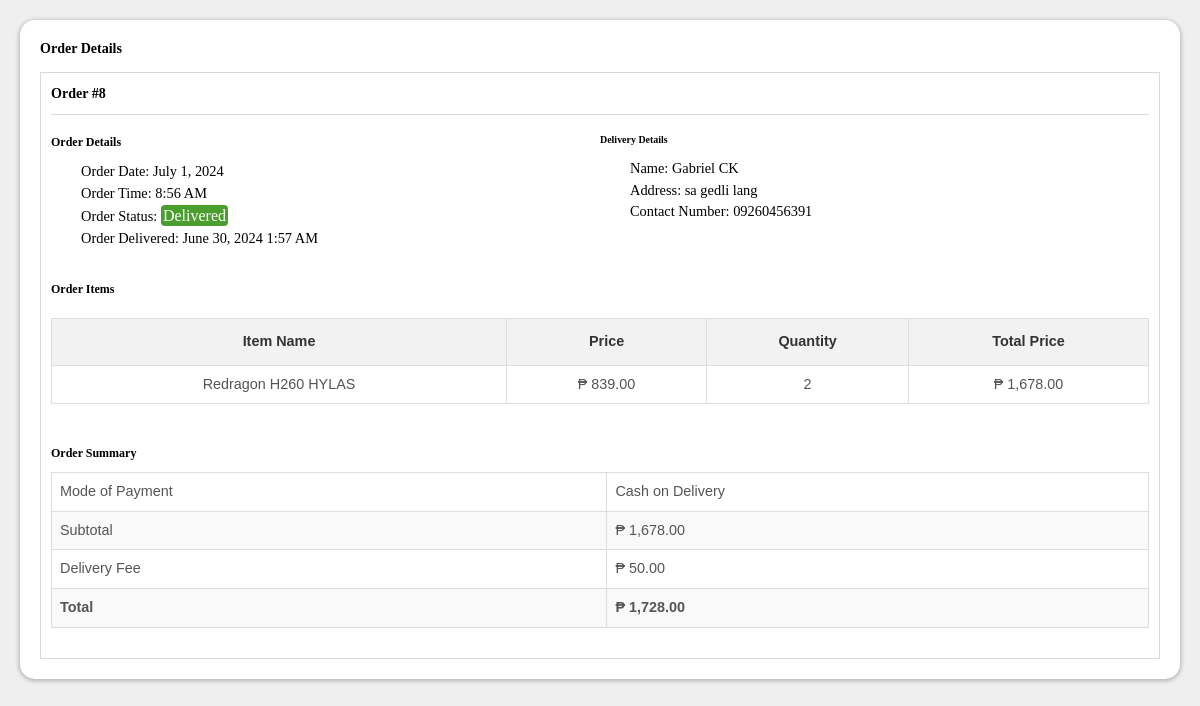
The page /admin/view_order_last.php?id=8 on the database its author committed.
### tables this page shows
CREATE TABLE `orders_prod` (
  `orderID` int(50) NOT NULL,
  `customerID` int(50) NOT NULL,
  `items` text NOT NULL,
  `shipID` int(50) NOT NULL,
  `payment` varchar(250) NOT NULL,
  `order_date` timestamp NOT NULL DEFAULT current_timestamp(),
  `status` varchar(100) NOT NULL,
  `total_amount` int(250) NOT NULL
);

CREATE TABLE `complete_orders` (
  `c_orderID` int(50) NOT NULL,
  `orderID` int(50) NOT NULL,
  `customerID` int(50) NOT NULL,
  `deliveryID` int(11) NOT NULL,
  `items` text NOT NULL,
  `total_amount` int(250) NOT NULL,
  `date_delivered` timestamp NOT NULL DEFAULT current_timestamp() ON UPDATE current_timestamp()
);

CREATE TABLE `customerinfo` (
  `customerID` int(100) NOT NULL,
  `name` text NOT NULL,
  `email` varchar(250) NOT NULL,
  `contactNum` varchar(100) NOT NULL,
  `address` varchar(250) NOT NULL,
  `password` varchar(100) NOT NULL
);

CREATE TABLE `shipping` (
  `shipID` int(50) NOT NULL,
  `customerID` int(50) NOT NULL,
  `address` text NOT NULL
);

### admin/view_order_last.php (the view, shortened to what this page needs)
<!DOCTYPE html>
<html lang="en">
<head>
    <link rel="stylesheet" href="css/dashboard.css">
    <link rel="stylesheet" href="../assets/font/inter.css">
    <link rel="stylesheet" href="../node_modules/bootstrap-icons/font/bootstrap-icons.css">
    <link rel="stylesheet" type="text/css" href="https://cdn.datatables.net/1.10.25/css/jquery.dataTables.css">
</head>
<body>
    <div class="dashboard-content">
        <?php
                        $servername = "localhost";
                        $username = "root";
                        $password = "";
                        $dbname = "th_db";
                        $conn = new mysqli($servername, $username, $password, $dbname);
                            $orderID = $_GET['id'];
                            $sql = "SELECT * FROM orders_prod where orderID = $orderID";
                            $results = $conn->query($sql);
                            $result = $conn->query($sql);
                            $rowz = $results->fetch_assoc();
                            $orderStatus = $rowz['status'];
                            function getBadgeClass($status) {
                                switch ($status) {
                                    case "delivered":
                                        return "badge bg-success";
                                }
                            }
                                $badgeClass = getBadgeClass($orderStatus);
                                $html = "<p  >Order Status: <span class=\"$badgeClass\" style= 'font-size:1rem;'>" . ucfirst($orderStatus) . "</span></p>";
                            $sql = "SELECT * FROM customerinfo where customerID = customerID";
                            $results = $conn->query($sql);
                            $rows = $results->fetch_assoc();
                            $sql5 = "SELECT date_delivered FROM complete_orders WHERE orderID = '$orderID'";
                            $result5 = $conn->query($sql5);
                            $date_delivered = "";
                            if ($result5->num_rows > 0) {
                                $row5 = $result5->fetch_assoc();
                                $date_delivered = $row5['date_delivered'];
                            }
        ?>
        <div class="wrapper-dashboard">
            <div class="flex-parent">
                <h3>Order Details</h3>
            </div><br>
            <div class="card-body">
<div class="flex-container">
        <h3>Order #<?php echo $rowz['orderID']?></h3>
    </div><br>
                                        <div class="row">
                                            <div class="col-sm-6">
                                                <h4>Order Details</h4>
                                                <div style="padding:10px 0 0 30px">
                                                    <?php
                                                    $order_date = $rowz['order_date'];
                                                    $dateTime = new DateTime($order_date);
                                                    $orderDate = $dateTime->format('F j, Y');
                                                    $orderTime = $dateTime->format('g:i A');
                                                    ?>
                                                    <p>Order Date: <?php echo $orderDate; ?></p>
                                                    <p>Order Time: <?php echo $orderTime; ?></p>
                                                    <?php echo $html?>
                                                    <p>Order Delivered: <?php echo !empty($date_delivered) ? (new DateTime($date_delivered))->format('F j, Y g:i A') : 'Not Yet Delivered'; ?></p>
                                                </div>
                                            </div>
                                            <div class="col-sm-6">
                                                <h5>Delivery Details</h5>
                                                <div style="padding:10px 0 0 30px">
                                                    <p>Name: <?php echo $rows['name']?></p>
                                                    <p>Address: <?php
                                                        $shipID = $rowz['shipID'];
                                                     $sql2 = "SELECT * FROM shipping where shipID = $shipID";
                                                    $resultz = $conn->query($sql2);
                                                    $rows2 = $resultz->fetch_assoc();
                                                    echo $rows2['address'];
                                                     ?></p>
                                                    <p>Contact Number: <?php
                                                        $customerID = $rowz['customerID'];
                                                     $sql2 = "SELECT * FROM customerinfo where customerID = $customerID";
                                                    $resultz = $conn->query($sql2);
                                                    $rows2 = $resultz->fetch_assoc();
                                                    echo $rows2['contactNum'];
                                                     ?></p>
                                                </div>
                                            </div>
                                        </div>
                                        <div class="row">
                                            <div class="col-sm-12" style="margin-top:30px;">
                                                <h4>Order Items</h4>
                                                <table class="table" style="text-align:center; font-size:0.9rem;">
                                                    <thead>
                                                        <tr>
                                                            <th>Item Name</th>
                                                            <th>Price</th>
                                                            <th>Quantity</th>
                                                            <th>Total Price</th>
                                                        </tr>
                                                    </thead>
                                                    <?php $totalOrderPrice = 0;
                                    if ($result->num_rows > 0) {
                                    while ($row = $result->fetch_assoc()) {
                                        if ($row['items'] !== null) {
                                            $items_data = json_decode($row['items'], true);
                                                foreach ($items_data as $item) {
                                                    $name = $item['name'];
                                                    $price = $item['price'];
                                                    $qty = $item['qty'];
                                                    $formattedPrice = number_format($price, 2);
                                                    $totalPrice = $item['totalPrice'];
                                                    $formattedTotalPrice = number_format($totalPrice, 2);
                                                    $totalOrderPrice += $totalPrice;
                                                    $formattedTotalOrderPrice= number_format($totalOrderPrice, 2);
                                                   echo' <tr>
                                                        <td>' . $name . '</td>
                                                        <td>₱ ' . $formattedPrice. '</td>
                                                        <td>' . $qty . '</td>
                                                        <td>₱ ' . $formattedTotalPrice . '</td>
                                                    </tr>';
                                                }
                                        } else {
                                            echo "'items' column is null";
                                        }
                                            }
                                        } else {
                                            echo "0 results";
                                        }
                                                   $deliveryFee = 50;
                                                    $formattedDeliveryFee = number_format($deliveryFee, 2);
                                                    $totalAmount = $totalOrderPrice + $deliveryFee;
                                                    $formattedtotalAmount = number_format($totalAmount, 2);
                                            ?>
                                                </table>
                                            </div>
                                        </div>
                                        <div class="row">
                                            <div class="col-sm-12" style="margin-top:20px;">
                                                <h4>Order Summary</h4>
                                                <table class="table" style="text-align:left; margin-top:10px; font-size:0.9rem;">
                                                    <tbody>
                                                        <tr class="subtotal" style="font-weight:500;">
                                                            <td>Mode of Payment</td>
                                                            <td>Cash on Delivery</td>
                                                        </tr>
                                                        <tr class="subtotal" style="font-weight:500;">
                                                            <td>Subtotal</td>
                                                            <td>₱ <?php echo $formattedTotalOrderPrice?></td>
                                                        </tr>
                                                        <tr class="lasttotal" style="font-weight:500;">
                                                            <td>Delivery Fee</td>
                                                            <td>₱
                                                                <?php echo $formattedDeliveryFee?></td>
                                                        </tr>
                                                        <tr class="total">
                                                            <td style="font-weight:bold;">Total</td>
                                                            <td style="font-weight:bold;">₱
                                                                <?php echo $formattedtotalAmount?></td>
                                                        </tr>
                                                    </tbody>
                                                </table>
                                            </div>
                                        </div>
                                    </div>
        </div>
    </div>
</body>
</html>

### admin/css/dashboard.css (style rules this page uses)
* { margin: 0; box-sizing: border-box; padding: 0; }
:root { --lightColor: #F5F5F5; --shadedColor: #E7E7E7; --darkModeNav: #292929; --darkBody: #5C5C5C; }
.dashboard-content { padding: 20px; font: 12px/normal 'Inter'; background-color: #EFEFEF; }
.wrapper-dashboard { width: 100%; height: auto; flex-shrink: 0; padding:20px; border-radius: 15px; background: #FFF; box-shadow: 0px 1px 4px 1px rgba(0, 0, 0, 0.25); }

### admin/view_order_last.php (style rules this page uses)
.dashboard-content { width: 100%; padding: 20px; min-height: 100vh; }
.flex-parent { display: flex; align-items: center; justify-content: space-between; }
.flex-parent h3 { margin: 0; transition: transform 0.2s ease-in-out; display: flex; align-items: center; }
.table { width: 100%; border-collapse: collapse; text-align: center; margin: 20px 0; font-family: Arial, sans-serif; }
.table thead { background-color: #f2f2f2; color: #333; font-weight: bold; }
.table th, .table td { border: 1px solid #ddd; padding: 8px; }
.table th { padding-top: 12px; padding-bottom: 12px; }
.table tbody tr:nth-child(even) { background-color: #f9f9f9; }
.table tbody td { color: #555; }
.wrapper-dashboard { margin:0; }
.card-body { border:1px solid #d9d9d9; width:auto; padding:10px; margin: 0 auto; display: block; line-height:1.5; }
.card-body p { font-size:0.9rem; color:black; }
.col-sm-6 { box-sizing: border-box; }
@media (min-width: 576px) { .col-sm-6 { width: 50%; float: left; } }
.row::after { content: ""; display: table; clear: both; }
.flex-container { display: flex; align-items: center; justify-content: space-between; border-bottom:1px solid #d9d9d9; padding-bottom:10px; }
.badge { padding: 2px; border-radius: 0.25em; font-size: 1rem; color: black; }
.bg-success { background-color: #4a9e2e; color: white; }

### rows shown on the page
orders_prod: orderID "8", order_date "July 1, 2024", order_date "8:56 AM", status "Delivered", name "Redragon H260 HYLAS", formattedPrice "839.00", qty "2", formattedTotalPrice "1,678.00"
complete_orders: date_delivered "June 30, 2024 1:57 AM"
customerinfo: name "Gabriel CK", contactNum "09260456391"
shipping: address "sa gedli lang"

### other values the page prints
$formattedTotalOrderPrice "1,678.00"
$formattedDeliveryFee "50.00"
$formattedtotalAmount "1,728.00"
